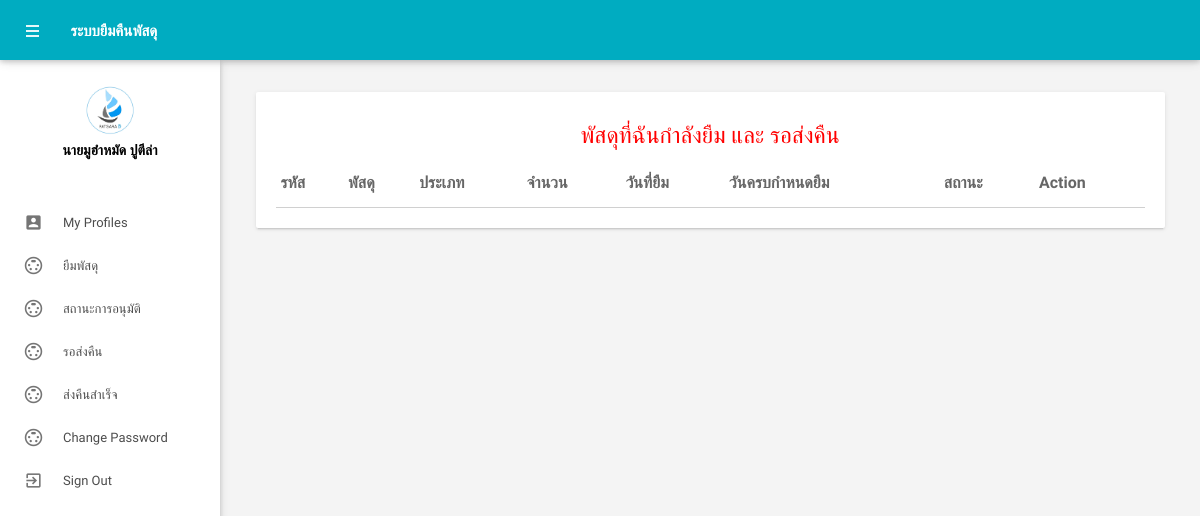
Page /returnpercel.php (signed in) on the earlier database version.
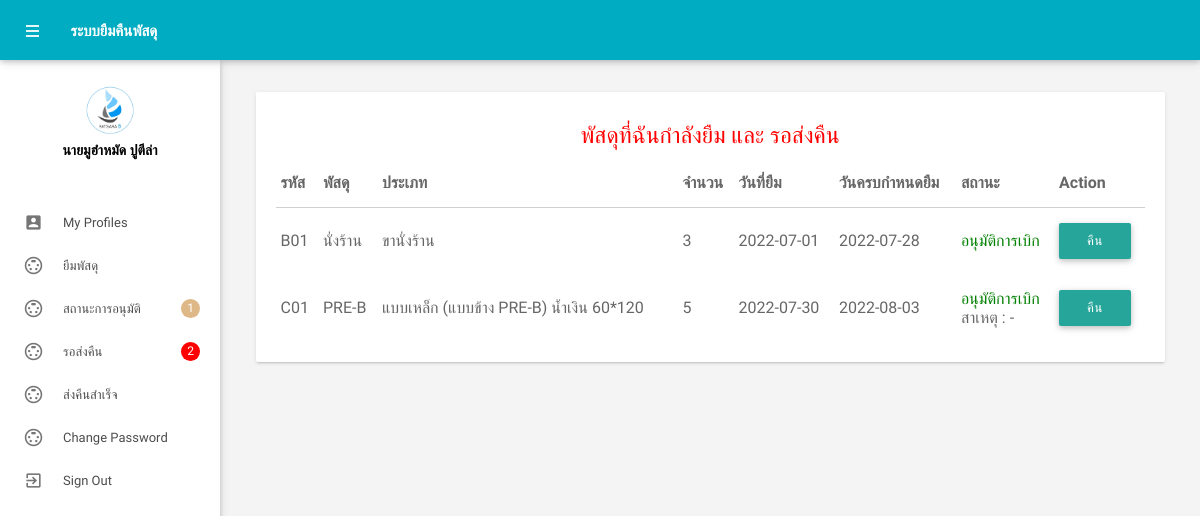
Same page on the later database version.
### tables this page shows
CREATE TABLE `tblemployees` (
  `id` int(11) NOT NULL,
  `FirstName` varchar(150) NOT NULL,
  `LastName` varchar(150) NOT NULL,
  `EmailId` varchar(200) NOT NULL,
  `Password` varchar(180) NOT NULL,
  `Gender` varchar(100) NOT NULL,
  `Address` varchar(255) NOT NULL,
  `Phonenumber` char(11) NOT NULL,
  `RegDate` timestamp NOT NULL DEFAULT current_timestamp()
);

CREATE TABLE `tbborrow` (
  `BorrowId` int(11) NOT NULL,
  `Work1` varchar(150) NOT NULL,
  `Work2` varchar(150) NOT NULL,
  `BorrowAmount` int(4) NOT NULL,
  `BorrowRequest` date NOT NULL,
  `BorrowReturn` date NOT NULL,
  `Other` varchar(150) NOT NULL,
  `StatusBorrow` int(2) NOT NULL,
  `id` int(11) NOT NULL,
  `TypePercelIdAuto` int(8) NOT NULL,
  `TimeRequest` timestamp NOT NULL DEFAULT current_timestamp() ON UPDATE current_timestamp(),
  `NoteBorrow` varchar(150) NOT NULL,
  `refuseAmount` int(4) NOT NULL
);

CREATE TABLE `tbtypepercel` (
  `TypePercelIdAuto` int(8) NOT NULL,
  `TypePercelId` varchar(15) NOT NULL,
  `TypePercelName` varchar(255) NOT NULL,
  `typePercelAmount` int(11) NOT NULL,
  `PercelIdAuto` int(11) NOT NULL
);

CREATE TABLE `tbpercel` (
  `PercelName` varchar(80) NOT NULL,
  `PercelIdAuto` int(4) NOT NULL,
  `PercelId` varchar(15) NOT NULL
);

### returnpercel.php (the view, shortened to what the changed rows need)
<?php
include('includes/config.php');
?>
<!DOCTYPE html>
<html lang="en">
<head>
    <link type="text/css" rel="stylesheet" href="assets/plugins/materialize/css/materialize.min.css" />
    <link href="assets/plugins/material-preloader/css/materialPreloader.min.css" rel="stylesheet">
    <link href="assets/css/alpha.min.css" rel="stylesheet" type="text/css" />
    <link href="assets/css/custom.css" rel="stylesheet" type="text/css" />
    <link href="assets/plugins/datatables/css/jquery.dataTables.min.css" rel="stylesheet">
</head>
<body>
    <?php include('includes/header.php'); ?>
    <?php include('includes/sidebar.php'); ?>
    <main class="mn-inner">
        <div class="row">
            <div class="col s12 m12 l12">
                <div class="card">
                    <div class="card-content">
                        <table id="example" class="display responsive-table">
                            <thead>
                                <tr>
                                    <th>รหัส</th>
                                    <th>พัสดุ</th>
                                    <th>ประเภท</th>
                                    <th>จำนวน</th>
                                    <th>วันที่ยืม</th>
                                    <th>วันครบกำหนดยืม</th>
                                    <th>สถานะ</th>
                                    <th>Action</th>
                                </tr>
                            </thead>
                            <tbody>
                                <?php
                                $id = $_SESSION['eid'];
                                $sql = "
                                SELECT a.BorrowId,a.Work1,a.Work2,a.BorrowAmount,a.BorrowRequest
                                ,a.BorrowReturn,a.Other,b.StatusBorrowName,c.TypePercelId,a.NoteBorrow
                                , c.TypePercelName,d.PercelName FROM tbborrow as a
                                INNER JOIN tbstatusborrow as b ON a.StatusBorrow = b.StatusBorrow
                                INNER JOIN tbtypepercel as c ON a.TypePercelIdAuto = c.TypePercelIdAuto
                                INNER JOIN tbpercel as d ON d.PercelIdAuto = c.PercelIdAuto
                                WHERE id=:id AND b.StatusBorrowName = 'อนุมัติการเบิก' AND a.BorrowAmount != 0;
                                ;
                                ";
                                $query = $dbh->prepare($sql);
                                $query->bindParam(':id', $id, PDO::PARAM_STR);
                                $query->execute();
                                $results = $query->fetchAll(PDO::FETCH_OBJ);
                                if ($query->rowCount() > 0) {
                                    foreach ($results as $result) {               ?>
                                        <tr>
                                            <td> <?php echo htmlentities($result->TypePercelId); ?></td>
                                            <td><?php echo htmlentities($result->PercelName); ?></td>
                                            <td><?php echo htmlentities($result->TypePercelName); ?></td>
                                            <td><?php echo htmlentities($result->BorrowAmount); ?></td>
                                            <td><?php echo htmlentities($result->BorrowRequest); ?></td>
                                            <td><?php echo htmlentities($result->BorrowReturn); ?></td>
                                            <td><?php
                                                if ($result->StatusBorrowName == 'รอการอนุมัติ') { ?>
                                                    <span style="color:blue;">รอการอนุมัติ</span>
                                                    <?php if ($result->NoteBorrow != "") {  ?>
                                                        <br> สาเหตุ :     <?php echo "{$result->NoteBorrow}"; ?>
                                                    <?php  } ?>
                                                <?php   } else if ($result->StatusBorrowName == 'อนุมัติการเบิก') { ?>
                                                    <span style="color:green;">อนุมัติการเบิก</span>
                                                   <?php if ($result->NoteBorrow != "") {  ?>
                                                           <br> สาเหตุ :     <?php echo "{$result->NoteBorrow}"; ?>
                                                    <?php  } ?>
                                                <?php   } ?>
                                            </td>
                                            <td>
                                                <a class="btn btn-danger" href="returnamountpercell.php?id=<?php echo $result->BorrowId ?>">คืน</a>
                                            </td>
                                        </tr>
                                <?php
                                    }
                                } ?>
                            </tbody>
                        </table>
                    </div>
                </div>
            </div>
        </div>
    </main>
    </div>
</body>
</html>

### includes/sidebar.php (shortened to what the changed rows need)
<aside id="slide-out" class="side-nav white fixed">
    <div class="side-nav-wrapper">
        <div class="center">
            <div class="sidebar-profile">
                <div class="sidebar-profile-info">
                    <?php
                       $eid = $_SESSION['eid'];
                       $sql = "SELECT FirstName,LastName from  tblemployees where id=:eid";
                       $query = $dbh->prepare($sql);
                       $query->bindParam(':eid', $eid, PDO::PARAM_STR);
                       $query->execute();
                       $results = $query->fetchAll(PDO::FETCH_OBJ);
                       if ($query->rowCount() > 0) {
                           foreach ($results as $result) {               ?>
                            <p><?php echo htmlentities($result->FirstName . " " . $result->LastName); ?></p>
                    <?php }
                       } ?>
                </div>
            </div>
        </div>
        <ul class="sidebar-menu collapsible collapsible-accordion" data-collapsible="accordion">
            <li class="no-padding"><a class="waves-effect waves-grey" href="listhistory.php"><i class="material-icons">settings_input_svideo</i>สถานะการอนุมัติ
            <?php
                       $id=$_SESSION['eid'];
                       $sqlCount2 = "SELECT COUNT(StatusBorrow) as StatusBorrow FROM tbborrow WHERE StatusBorrow = 1 AND BorrowAmount > 0 AND id=:id";
                       $queryCount2 = $dbh->prepare($sqlCount2);
                       $queryCount2->bindParam(':id', $id);
                       $queryCount2->execute();
                       $resultsCount2 = $queryCount2->fetch(PDO::FETCH_ASSOC);
                       if ($resultsCount2['StatusBorrow'] > 0) { ?>
                        <span style="border-radius: 50%; background-color:burlywood; color:white;" class="badge"><?php echo $resultsCount2['StatusBorrow']; ?></span>
                    <?php }
                       ?>
           </a></li>
            <li class="no-padding"><a class="waves-effect waves-grey" href="returnpercel.php"><i class="material-icons">settings_input_svideo</i>รอส่งคืน
                    <?php
                       $sqlCount1 = "SELECT COUNT(StatusBorrow) as StatusBorrow FROM tbborrow WHERE StatusBorrow = 2 AND BorrowAmount > 0 AND id=:id";
                       $queryCount1 = $dbh->prepare($sqlCount1);
                       $queryCount1->bindParam(':id', $id);
                       $queryCount1->execute();
                       $resultsCount1 = $queryCount1->fetch(PDO::FETCH_ASSOC);
                       if ($resultsCount1['StatusBorrow'] > 0) { ?>
                        <span style="border-radius: 50%; background-color:red; color:white;" class="badge"><?php echo $resultsCount1['StatusBorrow']; ?></span>
                    <?php }
                       ?>
                </a></li>
        </ul>
    </div>
</aside>

Differences in the rows shown:
added tbborrow: TypePercelIdAuto.TypePercelId "B01", tbpercel.PercelName "นั่งร้าน", TypePercelIdAuto.TypePercelName "ขานั่งร้าน", BorrowAmount "3", BorrowRequest "2022-07-01", BorrowReturn "2022-07-28"
added tbborrow: TypePercelIdAuto.TypePercelId "C01", tbpercel.PercelName "PRE-B", TypePercelIdAuto.TypePercelName "แบบเหล็ก (แบบข้าง PRE-B) น้ำเงิน 60*120", BorrowAmount "5", BorrowRequest "2022-07-30", BorrowReturn "2022-08-03", NoteBorrow "-"
Other differences:
$resultsCount2['StatusBorrow']: (not shown) → "1"
$resultsCount1['StatusBorrow']: (not shown) → "2"
